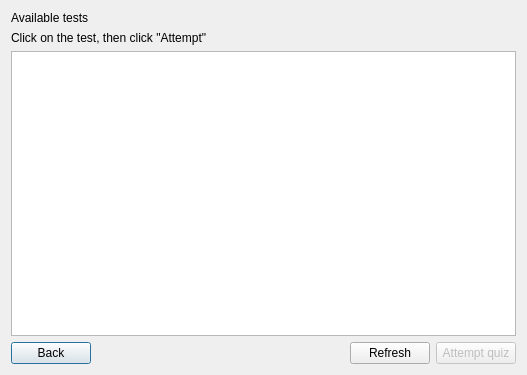
<?xml version="1.0" encoding="UTF-8"?>
<ui version="4.0">
 <class>testAttempt</class>
 <widget class="QDialog" name="testAttempt">
  <property name="geometry">
   <rect>
    <x>0</x>
    <y>0</y>
    <width>527</width>
    <height>375</height>
   </rect>
  </property>
  <property name="windowTitle">
   <string>Dialog</string>
  </property>
  <layout class="QVBoxLayout" name="verticalLayout">
   <item>
    <widget class="QLabel" name="label">
     <property name="styleSheet">
      <string notr="true">font: 14pt &quot;Times New Roman&quot;;</string>
     </property>
     <property name="text">
      <string>Available tests</string>
     </property>
    </widget>
   </item>
   <item>
    <widget class="QLabel" name="label_2">
     <property name="styleSheet">
      <string notr="true">font: 12pt &quot;Times New Roman&quot;;</string>
     </property>
     <property name="text">
      <string>Click on the test, then click &quot;Attempt&quot;</string>
     </property>
    </widget>
   </item>
   <item>
    <widget class="QTableWidget" name="tableWidget">
     <property name="selectionBehavior">
      <enum>QAbstractItemView::SelectRows</enum>
     </property>
     <attribute name="verticalHeaderVisible">
      <bool>false</bool>
     </attribute>
    </widget>
   </item>
   <item>
    <layout class="QHBoxLayout" name="horizontalLayout">
     <item>
      <widget class="QPushButton" name="back">
       <property name="text">
        <string>Back</string>
       </property>
      </widget>
     </item>
     <item>
      <spacer name="horizontalSpacer">
       <property name="orientation">
        <enum>Qt::Horizontal</enum>
       </property>
       <property name="sizeHint" stdset="0">
        <size>
         <width>40</width>
         <height>20</height>
        </size>
       </property>
      </spacer>
     </item>
     <item>
      <widget class="QPushButton" name="refreshButton">
       <property name="text">
        <string>Refresh</string>
       </property>
      </widget>
     </item>
     <item>
      <widget class="QPushButton" name="attemptButton">
       <property name="enabled">
        <bool>false</bool>
       </property>
       <property name="text">
        <string>Attempt quiz</string>
       </property>
      </widget>
     </item>
    </layout>
   </item>
  </layout>
 </widget>
 <resources/>
 <connections>
  <connection>
   <sender>back</sender>
   <signal>clicked()</signal>
   <receiver>testAttempt</receiver>
   <slot>close()</slot>
   <hints>
    <hint type="sourcelabel">
     <x>72</x>
     <y>362</y>
    </hint>
    <hint type="destinationlabel">
     <x>126</x>
     <y>271</y>
    </hint>
   </hints>
  </connection>
 </connections>
</ui>
